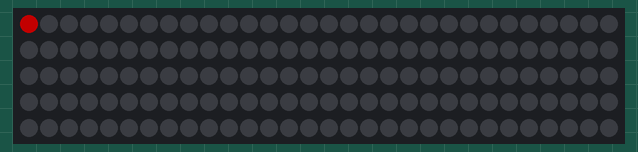
Simulated run of this program. Board: Raspberry Pi (BCM pin numbers). On the bench: 150 RGB LEDs in strip order, left to right, continuing on the next row. Dim RGB values are drawn brighter than linear; what the program prints to the terminal is not drawn.

Above: at 0.16 s.
At 2.29 s:
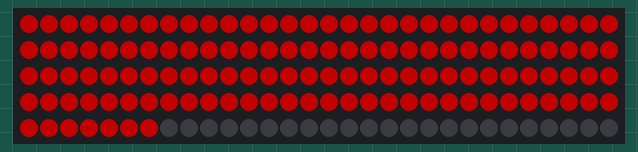
At 4.42 s:
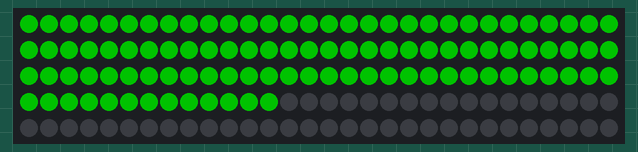
At 6.55 s:
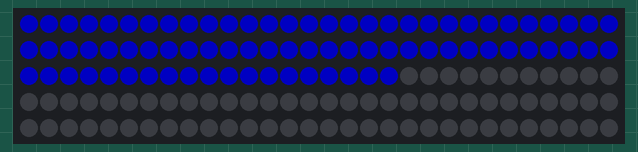
At 8.97 s:
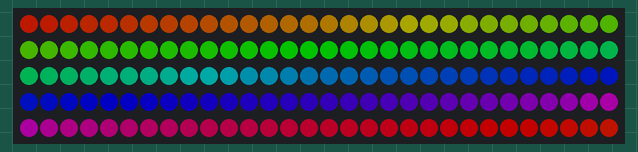
At 17.57 s:
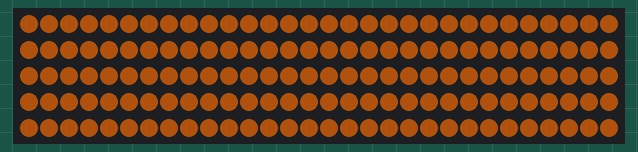

Measured:
- by itself, everything shown: repeats every 18.4 s, in 60 steps

The program:

leds.py
```python
import time

import board
import neopixel

try:
    import config
except ImportError:
    config = None


LED_COUNT = getattr(config, "led_count", 150)
LED_BRIGHTNESS = getattr(config, "led_brightness", 0.35)
LED_PIN_NAME = getattr(config, "led_pin", "A0")


def find_pin(name):
    pin = getattr(board, name, None)
    if pin:
        return pin

    fallback = getattr(board, "NEOPIXEL", None)
    if fallback:
        print("Pin", name, "not found; using board.NEOPIXEL")
        return fallback

    raise RuntimeError("Could not find LED pin. Set led_pin in config.py.")


pixels = neopixel.NeoPixel(
    find_pin(LED_PIN_NAME),
    LED_COUNT,
    brightness=LED_BRIGHTNESS,
    auto_write=False,
)


def show():
    pixels.show()


def clear():
    fill((0, 0, 0))


def fill(color):
    pixels.fill(color)
    show()


def set_led(index, color):
    if 0 <= index < LED_COUNT:
        pixels[index] = color
        show()


def color_wheel(position):
    position = 255 - (position % 256)

    if position < 85:
        return (255 - position * 3, 0, position * 3)
    if position < 170:
        position -= 85
        return (0, position * 3, 255 - position * 3)

    position -= 170
    return (position * 3, 255 - position * 3, 0)


def chase(color=(255, 255, 255), wait=0.03, spacing=8, cycles=3):
    for _ in range(cycles):
        for offset in range(spacing):
            pixels.fill((0, 0, 0))

            for index in range(offset, LED_COUNT, spacing):
                pixels[index] = color

            show()
            time.sleep(wait)


def rainbow(wait=0.02, cycles=1):
    for cycle in range(256 * cycles):
        for index in range(LED_COUNT):
            pixel_index = (index * 256 // LED_COUNT) + cycle
            pixels[index] = color_wheel(pixel_index)

        show()
        time.sleep(wait)


def wipe(color=(255, 255, 255), wait=0.01):
    clear()

    for index in range(LED_COUNT):
        pixels[index] = color
        show()
        time.sleep(wait)


def pulse(color=(255, 255, 255), steps=30, wait=0.02):
    for level in range(steps):
        scale = level / steps
        fill(tuple(int(channel * scale) for channel in color))
        time.sleep(wait)

    for level in range(steps, -1, -1):
        scale = level / steps
        fill(tuple(int(channel * scale) for channel in color))
        time.sleep(wait)


print("Running 150 LED controller")
print("LED pin:", LED_PIN_NAME)
print("LED count:", LED_COUNT)

try:
    while True:
        wipe((255, 0, 0))
        wipe((0, 255, 0))
        wipe((0, 0, 255))
        chase((255, 255, 255))
        rainbow()
        pulse((255, 120, 20))
        clear()
        time.sleep(0.5)
except KeyboardInterrupt:
    clear()
```

config.py
```python
# config.py
# COPY THIS TO YOUR CIRCUITPY DIRECTORY!!!

# wifi
ssid = "YOUR_SSID"
wifi_password = "YOUR_PASSWORD"

# media_url: the rpi media server. Use the server computer's LAN IP, not localhost.
media_url = "http://192.168.1.100:3000"


# sensors
temperature_offset = -5
sea_level_pressure = 1013.25
```
